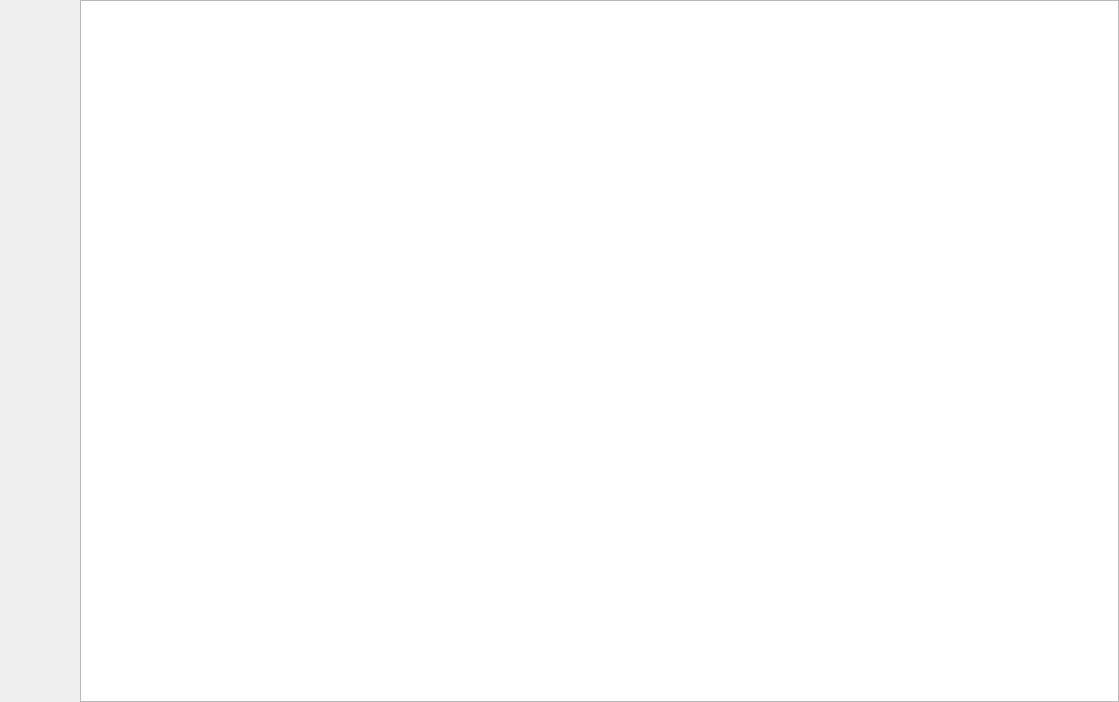
<?xml version="1.0" encoding="UTF-8"?>
<ui version="4.0">
 <class>SeeWidgetEL</class>
 <widget class="QWidget" name="SeeWidgetEL">
  <property name="geometry">
   <rect>
    <x>0</x>
    <y>0</y>
    <width>1119</width>
    <height>702</height>
   </rect>
  </property>
  <property name="maximumSize">
   <size>
    <width>16777215</width>
    <height>16777215</height>
   </size>
  </property>
  <property name="windowTitle">
   <string>Form</string>
  </property>
  <layout class="QGridLayout" name="gridLayout">
   <property name="leftMargin">
    <number>0</number>
   </property>
   <property name="topMargin">
    <number>0</number>
   </property>
   <property name="rightMargin">
    <number>0</number>
   </property>
   <property name="bottomMargin">
    <number>0</number>
   </property>
   <item row="0" column="0">
    <layout class="QVBoxLayout" name="verticalLayout" stretch="200">
     <property name="spacing">
      <number>0</number>
     </property>
     <item>
      <layout class="QHBoxLayout" name="horizontalLayout_2">
       <property name="spacing">
        <number>0</number>
       </property>
       <item>
        <widget class="OptRuler" name="ruler_h" native="true">
         <property name="minimumSize">
          <size>
           <width>50</width>
           <height>0</height>
          </size>
         </property>
         <property name="maximumSize">
          <size>
           <width>80</width>
           <height>16777215</height>
          </size>
         </property>
         <property name="styleSheet">
          <string notr="true"/>
         </property>
        </widget>
       </item>
       <item>
        <widget class="SeeViewGraphic" name="graphicsView">
         <property name="sizePolicy">
          <sizepolicy hsizetype="Preferred" vsizetype="Preferred">
           <horstretch>0</horstretch>
           <verstretch>0</verstretch>
          </sizepolicy>
         </property>
         <property name="maximumSize">
          <size>
           <width>2600</width>
           <height>800</height>
          </size>
         </property>
        </widget>
       </item>
      </layout>
     </item>
    </layout>
   </item>
  </layout>
 </widget>
 <customwidgets>
  <customwidget>
   <class>OptRuler</class>
   <extends>QWidget</extends>
   <header>OptRuler.h</header>
   <container>1</container>
  </customwidget>
  <customwidget>
   <class>SeeViewGraphic</class>
   <extends>QGraphicsView</extends>
   <header>SeeViewGraphic.h</header>
  </customwidget>
 </customwidgets>
 <resources/>
 <connections/>
</ui>
